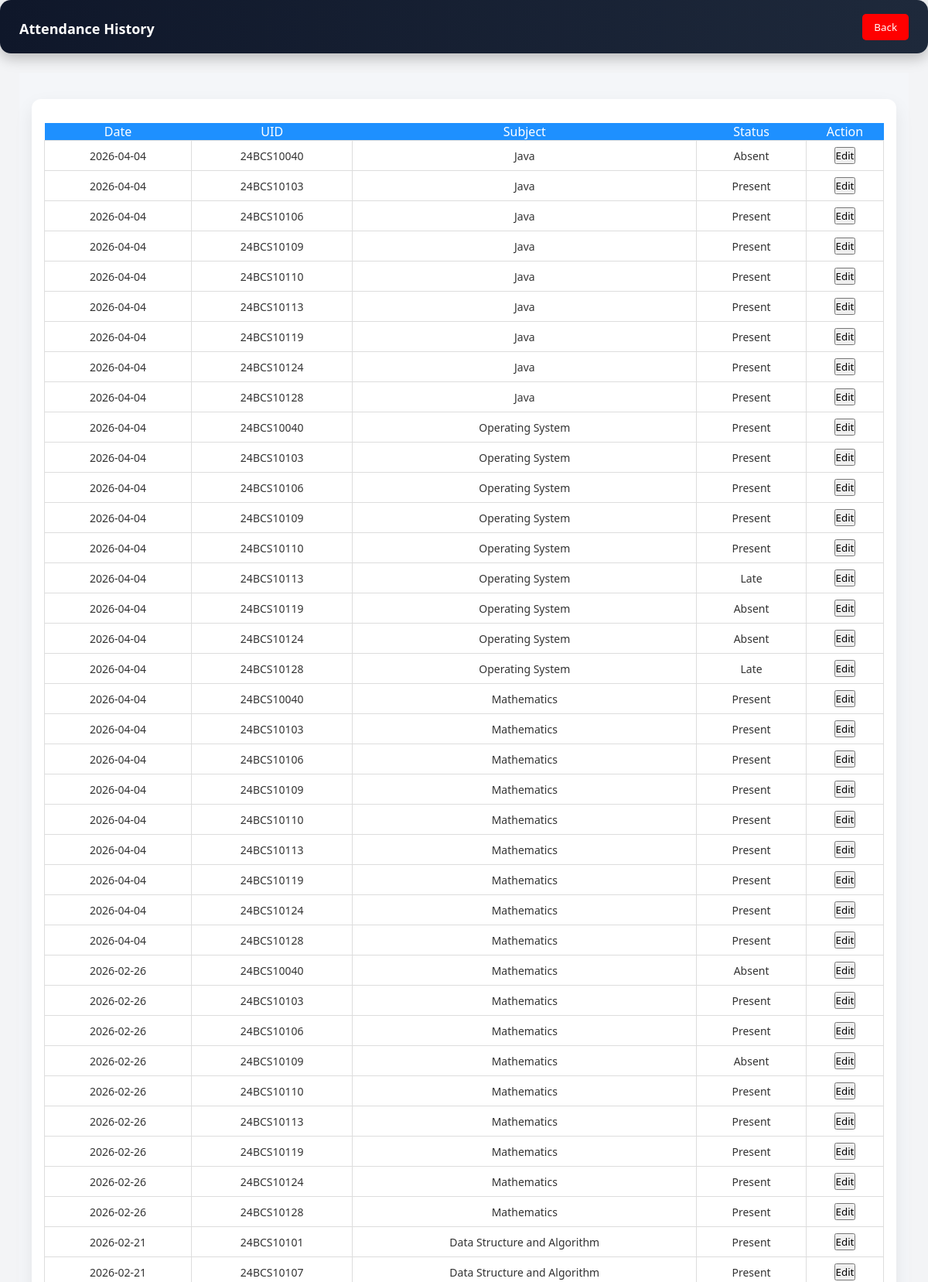
Screenshot of /teacher/history (upper part) with the database file from the repository.
### tables this page shows
CREATE TABLE daily_attendance (
    id INTEGER PRIMARY KEY AUTOINCREMENT,
    student_uid TEXT,
    subject TEXT,
    class TEXT,
    date TEXT,
    status TEXT
);

### app.py (the view)
@app.route('/teacher/history')
def attendance_history():
    conn = get_db_connection()
    records = conn.execute("""
        SELECT * FROM daily_attendance
        ORDER BY date DESC
    """).fetchall()
    conn.close()
    return render_template('attendance_history.html', records=records)

### app.py (called while the page is built)
def get_db_connection():
    conn = sqlite3.connect(DB_PATH)
    conn.row_factory = sqlite3.Row
    return conn

### templates/attendance_history.html (shortened to what this page needs)
<!doctype html>
<html>
  <head>
    <link
      rel="stylesheet"
      href="{{ url_for('static', filename='css/style.css') }}"
    />
  </head>
  <body>
    <div class="dashboard-header">
      <h2>Attendance History</h2>
      <a href="/teacher-dashboard"><button class="logout-btn">Back</button></a>
    </div>
    <div class="dashboard-container">
      <div class="attendance-table">
        <table>
          <tr>
            <th>Date</th>
            <th>UID</th>
            <th>Subject</th>
            <th>Status</th>
            <th>Action</th>
          </tr>
          {% for r in records %}
          <tr>
            <td>{{ r.date }}</td>
            <td>{{ r.student_uid }}</td>
            <td>{{ r.subject }}</td>
            <td>{{ r.status }}</td>
            <td>
              <a href="/teacher/edit-attendance/{{ r.id }}">
                <button>Edit</button>
              </a>
            </td>
          </tr>
          {% endfor %}
        </table>
      </div>
    </div>
  </body>
</html>

### static/css/style.css (style rules this page uses)
* { margin: 0; padding: 0; box-sizing: border-box; font-family: "Segoe UI", sans-serif; }
body { margin: 0; padding: 0; min-height: 100vh; background: #f3f4f6; font-family: 'Segoe UI', sans-serif; }
h2 { margin-top: 10px; margin-bottom: 5px; }
.dashboard-header { background: linear-gradient(135deg, #111827, #1f2937); color: white; padding: 14px 24px; display: flex; align-items: center; gap: 16px; box-shadow: 0 6px 18px rgba(0, 0, 0, 0.25); }
.dashboard-header h2 { font-size: 18px; font-weight: 600; flex-grow: 1; }
.logout-btn { padding: 8px 15px; background: red; color: white; border: none; border-radius: 5px; cursor: pointer; }
.dashboard-container { padding: 14px 16px; background: #f4f6f9; min-height: calc(100vh - 60px); max-width: 1150px; margin: auto; }
.attendance-table { background: white; padding: 16px; border-radius: 12px; color: #333; box-shadow: 0 10px 25px rgba(0, 0, 0, 0.08); }
.attendance-table table { width: 100%; border-collapse: collapse; margin-top: 15px; }
.attendance-table th { background: #2563eb; color: white; font-weight: 500; }
.attendance-table td { border: 1px solid #ddd; padding: 8px; text-align: center; font-size: 14px; }
.attendance-table th { background: #1e90ff; }
.attendance-table { margin-top: 20px; }
.dashboard-header { display: flex; align-items: center; justify-content: space-between; background: linear-gradient(to right, #0f172a, #1e293b); padding: 15px 25px; border-radius: 14px; color: white; margin-bottom: 25px; }

### rows the page displays
daily_attendance: date "2026-04-04", student_uid "24BCS10040", subject "Java", status "Absent"
daily_attendance: date "2026-04-04", student_uid "24BCS10103", subject "Java", status "Present"
daily_attendance: date "2026-04-04", student_uid "24BCS10106", subject "Java", status "Present"
daily_attendance: date "2026-04-04", student_uid "24BCS10109", subject "Java", status "Present"
daily_attendance: date "2026-04-04", student_uid "24BCS10110", subject "Java", status "Present"
daily_attendance: date "2026-04-04", student_uid "24BCS10113", subject "Java", status "Present"
daily_attendance: date "2026-04-04", student_uid "24BCS10119", subject "Java", status "Present"
daily_attendance: date "2026-04-04", student_uid "24BCS10124", subject "Java", status "Present"
daily_attendance: date "2026-04-04", student_uid "24BCS10128", subject "Java", status "Present"
daily_attendance: date "2026-04-04", student_uid "24BCS10040", subject "Operating System", status "Present"
daily_attendance: date "2026-04-04", student_uid "24BCS10103", subject "Operating System", status "Present"
daily_attendance: date "2026-04-04", student_uid "24BCS10106", subject "Operating System", status "Present"
daily_attendance: date "2026-04-04", student_uid "24BCS10109", subject "Operating System", status "Present"
daily_attendance: date "2026-04-04", student_uid "24BCS10110", subject "Operating System", status "Present"
daily_attendance: date "2026-04-04", student_uid "24BCS10113", subject "Operating System", status "Late"
daily_attendance: date "2026-04-04", student_uid "24BCS10119", subject "Operating System", status "Absent"
daily_attendance: date "2026-04-04", student_uid "24BCS10124", subject "Operating System", status "Absent"
daily_attendance: date "2026-04-04", student_uid "24BCS10128", subject "Operating System", status "Late"
daily_attendance: date "2026-04-04", student_uid "24BCS10040", subject "Mathematics", status "Present"
daily_attendance: date "2026-04-04", student_uid "24BCS10103", subject "Mathematics", status "Present"
daily_attendance: date "2026-04-04", student_uid "24BCS10106", subject "Mathematics", status "Present"
daily_attendance: date "2026-04-04", student_uid "24BCS10109", subject "Mathematics", status "Present"
daily_attendance: date "2026-04-04", student_uid "24BCS10110", subject "Mathematics", status "Present"
daily_attendance: date "2026-04-04", student_uid "24BCS10113", subject "Mathematics", status "Present"
daily_attendance: date "2026-04-04", student_uid "24BCS10119", subject "Mathematics", status "Present"
daily_attendance: date "2026-04-04", student_uid "24BCS10124", subject "Mathematics", status "Present"
daily_attendance: date "2026-04-04", student_uid "24BCS10128", subject "Mathematics", status "Present"
daily_attendance: date "2026-02-26", student_uid "24BCS10040", subject "Mathematics", status "Absent"
daily_attendance: date "2026-02-26", student_uid "24BCS10103", subject "Mathematics", status "Present"
daily_attendance: date "2026-02-26", student_uid "24BCS10106", subject "Mathematics", status "Present"
daily_attendance: date "2026-02-26", student_uid "24BCS10109", subject "Mathematics", status "Absent"
daily_attendance: date "2026-02-26", student_uid "24BCS10110", subject "Mathematics", status "Present"
daily_attendance: date "2026-02-26", student_uid "24BCS10113", subject "Mathematics", status "Present"
daily_attendance: date "2026-02-26", student_uid "24BCS10119", subject "Mathematics", status "Present"
daily_attendance: date "2026-02-26", student_uid "24BCS10124", subject "Mathematics", status "Present"
daily_attendance: date "2026-02-26", student_uid "24BCS10128", subject "Mathematics", status "Present"
daily_attendance: date "2026-02-21", student_uid "24BCS10101", subject "Data Structure and Algorithm", status "Present"
daily_attendance: date "2026-02-21", student_uid "24BCS10107", subject "Data Structure and Algorithm", status "Present"
